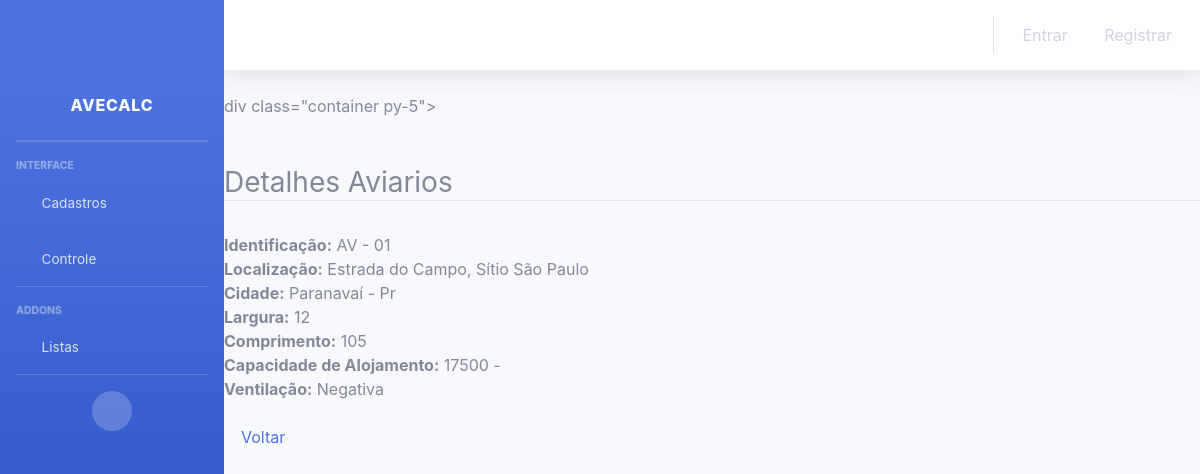
/ver/aviario/1/, run on the app's committed database.
### cadastros/models.py (models this page shows, shortened)
class Aviario(models.Model):
    identificacao          = models.CharField(max_length=10, verbose_name = "Identificação")
    localizacao            = models.CharField(max_length=100, verbose_name = "Localização")
    cidade                 = models.ForeignKey(Cidade, on_delete=models.PROTECT)
    largura                = models.PositiveIntegerField()
    comprimento            = models.PositiveIntegerField()
    capacidadeAlojamento   = models.PositiveIntegerField(verbose_name = "Capacidade de Alojamento")
    ventilacao             = models.CharField(max_length=50, verbose_name = "Tipo de ventilação")
    usuario = models.ForeignKey(User, on_delete=models.PROTECT)

class Cidade(models.Model):
    nome        = models.CharField(max_length=50)
    estado      = models.ForeignKey(Estado, on_delete=models.PROTECT)
    def __str__(self):
        return self.nome + " - " + self.estado.sigla

class Estado(models.Model):
    sigla   = models.CharField(max_length=2, unique = True)
    nome    = models.CharField(max_length=50)

### cadastros/views.py (the view)
# urls.py: path('ver/aviario/<int:pk>/', AviarioDetalhes.as_view(),
class AviarioDetalhes(DetailView):
    model = Aviario
    template_name = "cadastros/detalhe/aviario.html"

### cadastros/templates/cadastros/detalhe/aviario.html (shortened to what this page needs)
{% extends 'cadastros/base.html'%}
{% load static %}
{% load crispy_forms_tags %}
{% block conteudo %}
div class="container py-5">
    <div class="row mt-5">
        <div class="col-lg detalhes-aviarios">
            <h3 class="border-bottom">
                Detalhes Aviarios
            </h3>
            <br>
            <span><b>Identificação:</b></span>
            <span>{{ object.identificacao }}</span>
            <br>
            <span><b>Localização:</b></span>
            <span>{{ object.localizacao }}</span>
            <br>
            <span><b>Cidade:</b></span>
            <span>{{ object.cidade }}</span>
            <br>
            <span><b>Largura:</b></span>
            <span>{{ object.largura }}</span>
            <br>
            <span><b>Comprimento:</b></span>
            <span>{{ object.comprimento }}</span>
            <br>
            <span><b>Capacidade de Alojamento:</b></span>
            <span>{{ object.capacidadeAlojamento }} -
            <br>
            <span><b>Ventilação:</b></span>
            <span>{{ object.ventilacao }}</span>
            <br>
            <a href="{% url 'index' %}" class="d-inline-block mt-4">
                <i class="fa fa-arrow-circle-left" aria-hidden="true"></i>
                Voltar
            </a>
        </div>
    </div>
</div>
{% endblock %}

### data on the page
Aviario: identificacao "AV - 01", localizacao "Estrada do Campo, Sítio São Paulo", cidade "Paranavaí - Pr", largura "12", comprimento "105", capacidadeAlojamento "17500", ventilacao "Negativa"
